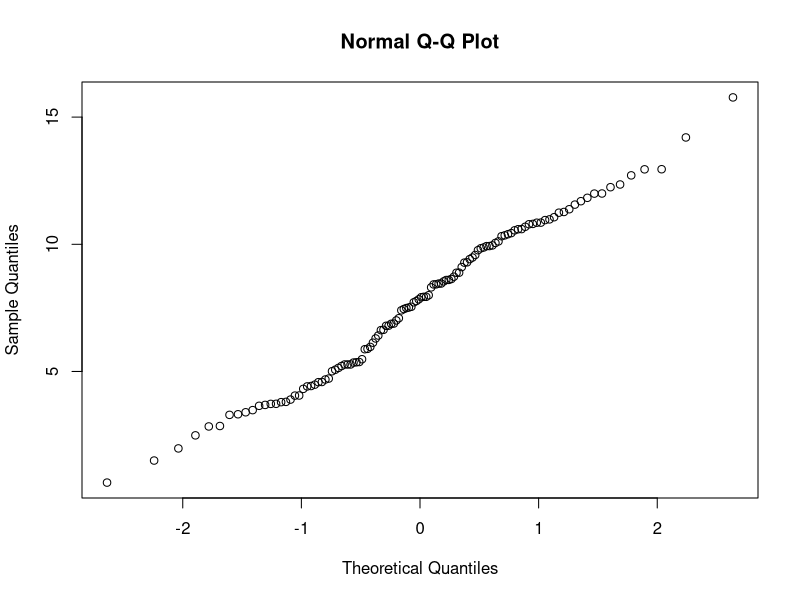
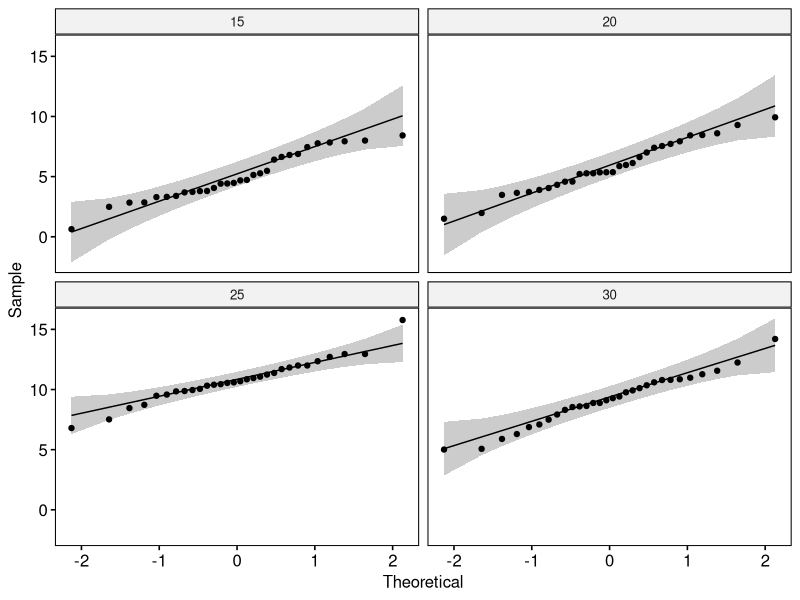
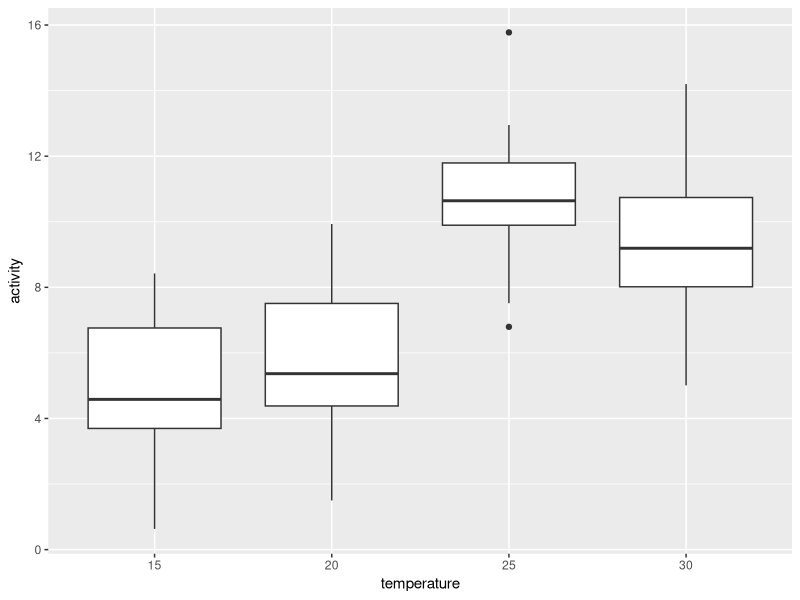
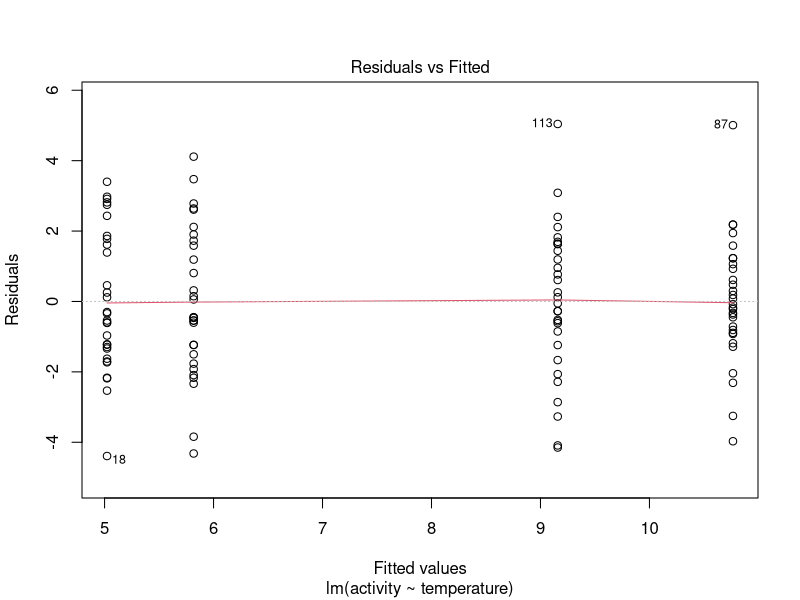

Source code (R) for these figures, in order:
## ---- chunk 1
knitr::opts_chunk$set(warning=FALSE, message=FALSE)
## ---- chunk 2
library(tidyverse)
set.seed(5)
datapoints <- 30
df <- tibble(
  temperature = rep(c(15,20,25,30),each = datapoints),
  activity = c(rnorm(datapoints, mean = 5, sd = 2), 
               rnorm(datapoints, mean = 5.5, sd = 2),
               rnorm(datapoints, mean = 11, sd = 2),
               rnorm(datapoints, mean = 9, sd = 2))
)
df$temperature <- as.factor(df$temperature)

set.seed(5)
dataset_treatment <- tibble(
  treatment = rep(c('control','compoundA','compoundB','compundC'),each = datapoints),
  activity = c(rnorm(datapoints, mean = 5, sd = 2), 
               rnorm(datapoints, mean = 5.5, sd = 2),
               rnorm(datapoints, mean = 11, sd = 2),
               rnorm(datapoints, mean = 9, sd = 2))
)
dataset_treatment$treatment <- as.factor(dataset_treatment$treatment)


## ---- chunk 3
qqnorm(df$activity)
## ---- chunk 4
library(rstatix)
model  <- lm(activity ~ temperature, data = df)
shapiro_test(residuals(model))
## ---- chunk 5
df %>%
  group_by(temperature) %>%
  shapiro_test(activity)
## ---- chunk 6
library(ggpubr)
ggqqplot(df, "activity", facet.by="temperature")
## ---- chunk 7
ggplot(df, aes(x=temperature, y=activity)) +
  geom_boxplot()
## ---- chunk 8
plot(model,1)
## ---- chunk 9
df %>% levene_test(activity ~ temperature)
## ---- chunk 10
anova.results <- df %>% anova_test(activity ~ temperature)
anova.results
## ---- chunk 11
paste0('[F(', anova.results$DFn,',',anova.results$DFd,') = ',
       anova.results$F, ', p = ',anova.results$p,']')
## ---- chunk 12
tukey_comparisons <- df %>% tukey_hsd(activity ~ temperature)
tukey_comparisons
## ---- chunk 13
anova.results <- dataset_treatment %>% anova_test(activity ~ treatment)
anova.results
